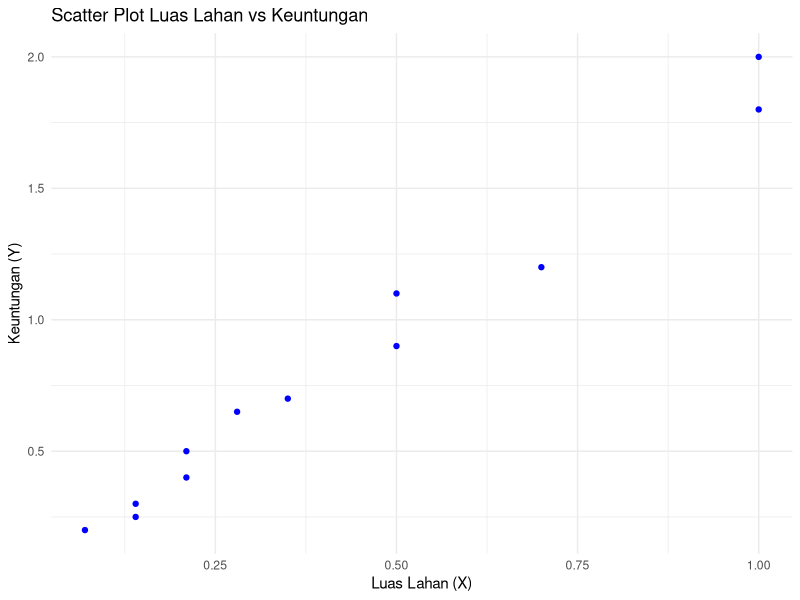

Write R code to recreate this figure.
library(ggplot2)
library(dplyr)

#---Data Lahan dan Keuntungan Petani---
data <- data.frame(
  No_Petani = 1:12,
  Luas_Lahan = c(0.21, 0.50, 0.14, 1.00, 0.21, 0.07, 0.50, 1.00, 0.70, 0.14, 0.35, 0.28),
  Keuntungan = c(0.50, 1.10, 0.25, 1.80, 0.40, 0.20, 0.90, 2.00, 1.20, 0.30, 0.70, 0.65)
)

# Scatter plot
ggplot(data, aes(x = Luas_Lahan, y = Keuntungan)) +
  geom_point(color = "blue") +
  labs(title = "Scatter Plot Luas Lahan vs Keuntungan",
       x = "Luas Lahan (X)",
       y = "Keuntungan (Y)") +
  theme_minimal()

# 1 Korelasi Pearson
hasil_pearson <- cor.test(data$Luas_Lahan, data$Keuntungan, method = "pearson")
hasil_pearson

# 4 Koefisien Determinasi
koef_determinasi <- hasil_pearson$estimate^2
cat("Koefisien Determinasi (R-squared):", koef_determinasi, "\n")

# 2 Korelasi Rank's Spearman
hasil_spearman <- cor.test(data$Luas_Lahan, data$Keuntungan, method = "spearman")
hasil_spearman

# Mengubah data numerik menjadi kategori 
median_luas_lahan <- median(data$Luas_Lahan)
median_keuntungan <- median(data$Keuntungan)

data$Luas_Lahan_Kategori <- ifelse(data$Luas_Lahan > median_luas_lahan, "Tinggi", "Rendah")
data$Keuntungan_Kategori <- ifelse(data$Keuntungan > median_keuntungan, "Tinggi", "Rendah")

# Membuat tabel kontingensi
tabel_kontingensi <- table(data$Luas_Lahan_Kategori, data$Keuntungan_Kategori)
print(tabel_kontingensi)


#-----Data Bank------
Bank <- rep(c("Swasta", "Pemerintah"), each = 3)
Kepuasan <- rep(c("Tidak Puas", "Netral", "Puas"), 2)
Frekuensi <- c(16, 9, 15, 10, 5, 25)

data <- data.frame(Bank, Kepuasan, Frekuensi)

# 3 Tabel Kontingensi
tabel_kontingensi <- xtabs(Frekuensi ~ Bank + Kepuasan, data = data)
print(tabel_kontingensi)

# Uji Chi-Square
uji_chi <- chisq.test(tabel_kontingensi)
print(uji_chi)



